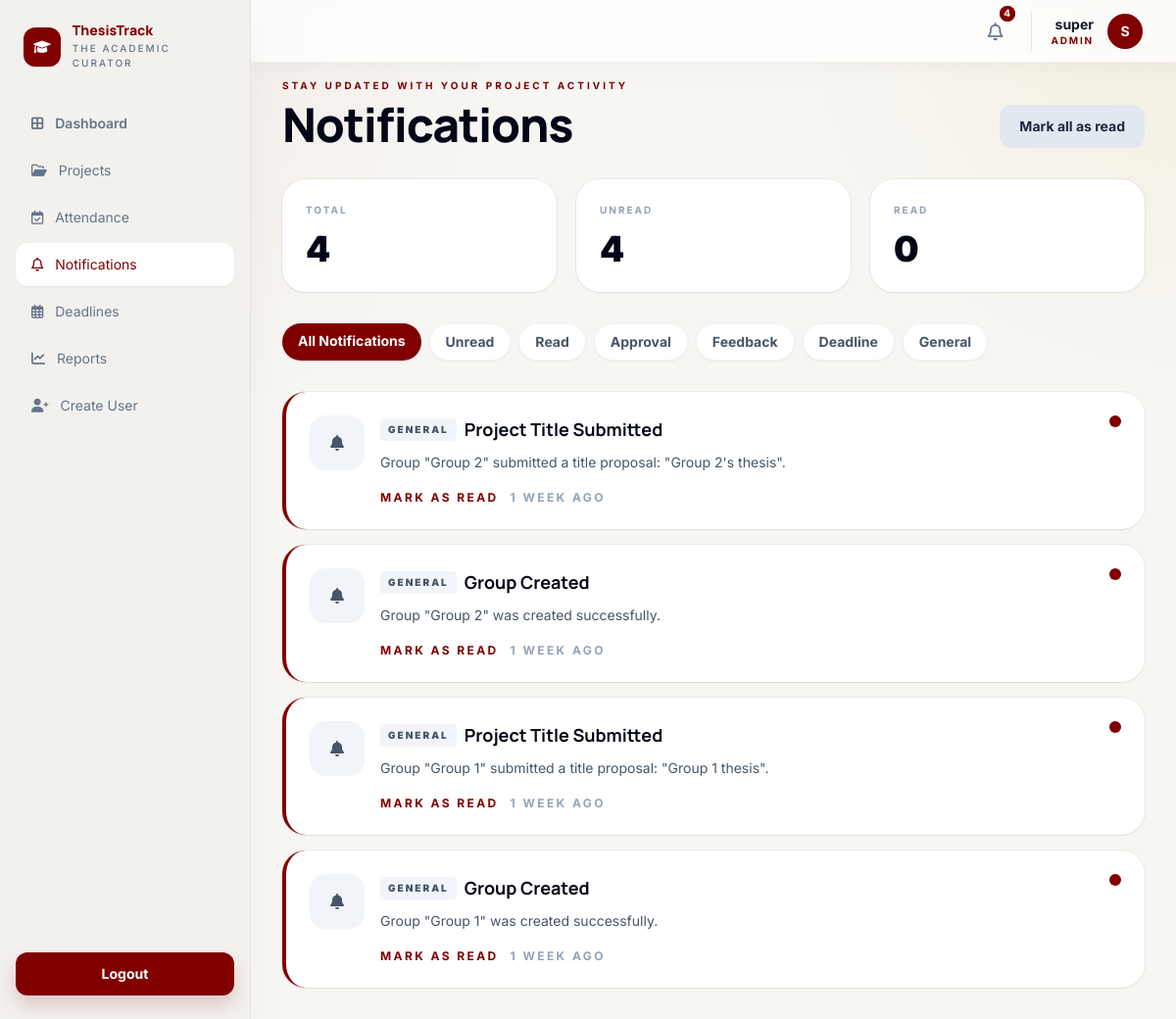
Page /notifications/ (signed in) on the earlier database version.
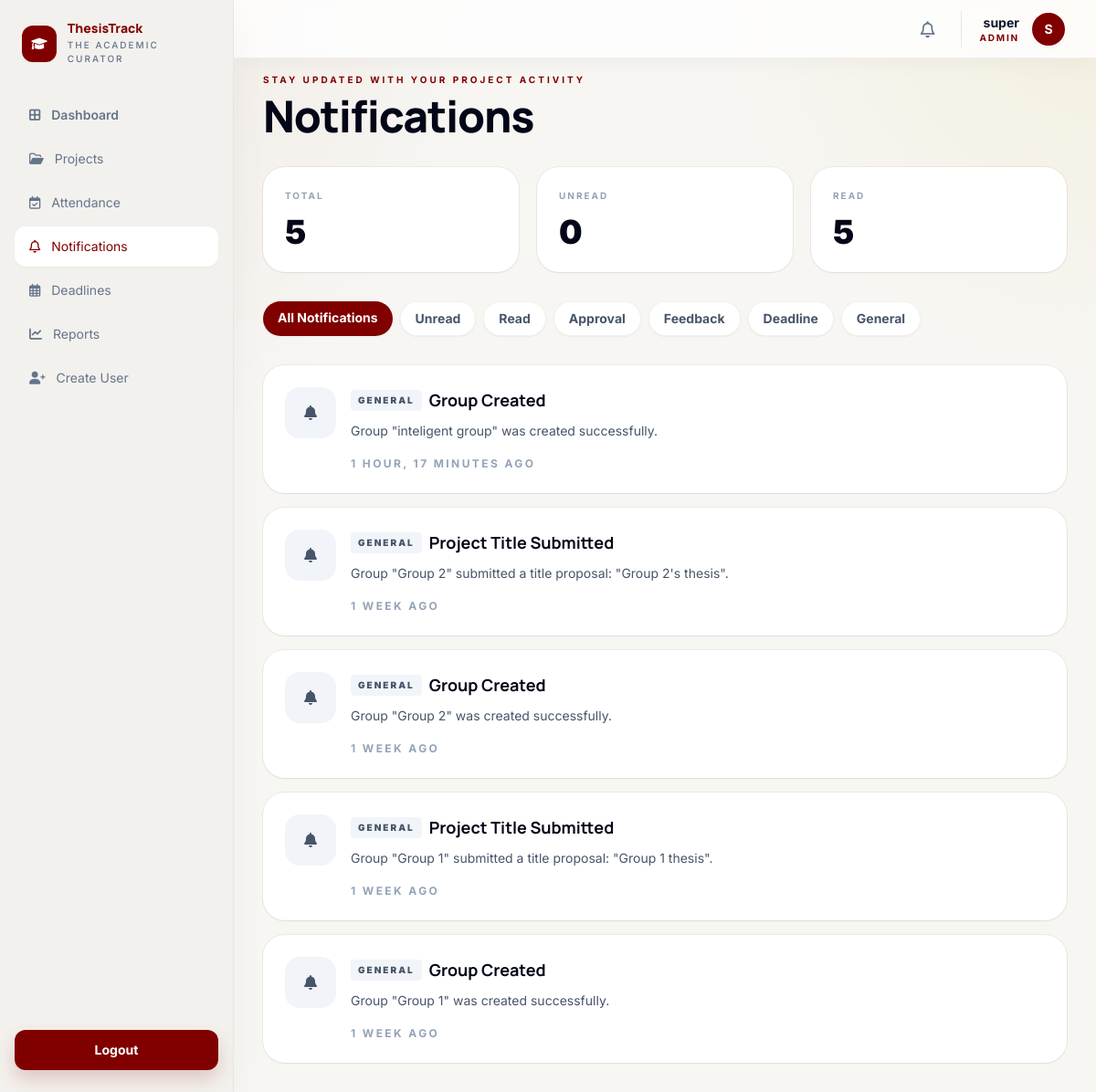
Same page on the later database version.
### accounts/models.py (models this page shows, shortened)
class User(AbstractUser):
	STUDENT = 'STUDENT'
	SUPERVISOR = 'SUPERVISOR'
	ADMIN = 'ADMIN'
	ROLE_CHOICES = [
		(STUDENT, 'Student'),
		(SUPERVISOR, 'Supervisor'),
		(ADMIN, 'Admin'),
	]
	role = models.CharField(max_length=20, choices=ROLE_CHOICES, default=STUDENT)

### notifications/models.py (models this page shows, shortened)
class Notification(models.Model):
    APPROVAL = 'APPROVAL'
    FEEDBACK = 'FEEDBACK'
    DEADLINE = 'DEADLINE'
    GENERAL = 'GENERAL'
    CATEGORY_CHOICES = [
        (APPROVAL, 'Approval'),
        (FEEDBACK, 'Feedback'),
        (DEADLINE, 'Deadline'),
        (GENERAL, 'General'),
    ]
    user = models.ForeignKey(
        settings.AUTH_USER_MODEL,
        on_delete=models.CASCADE,
        related_name='notifications',
    )
    sender = models.ForeignKey(
        settings.AUTH_USER_MODEL,
        on_delete=models.SET_NULL,
        null=True,
        blank=True,
        related_name='sent_notifications'
    )
    title = models.CharField(max_length=120)
    message = models.TextField()
    category = models.CharField(max_length=20, choices=CATEGORY_CHOICES, default=GENERAL)
    is_read = models.BooleanField(default=False)
    created_at = models.DateTimeField(auto_now_add=True)
    class Meta:
        ordering = ['-created_at']

### notifications/views.py (the view)
# urls.py: path('', views.notification_list, name='list'),
@role_required(User.STUDENT, User.SUPERVISOR, User.ADMIN)
def notification_list(request):
    notifications = Notification.objects.filter(user=request.user)
    filter_state = request.GET.get('state', 'all')
    category_filter = request.GET.get('category', 'all')
    if filter_state == 'unread':
        notifications = notifications.filter(is_read=False)
    elif filter_state == 'read':
        notifications = notifications.filter(is_read=True)
    if category_filter != 'all':
        notifications = notifications.filter(category=category_filter)
    notification_total = Notification.objects.filter(user=request.user).count()
    unread_total = Notification.objects.filter(user=request.user, is_read=False).count()
    read_total = notification_total - unread_total
    return render(
        request,
        'notifications/notification_list.html',
        {
            'notifications': notifications,
            'filter_state': filter_state,
            'category_filter': category_filter,
            'filter_categories': Notification.CATEGORY_CHOICES,
            'notification_total': notification_total,
            'unread_total': unread_total,
            'read_total': read_total,
        },
    )

### notifications/templates/notifications/notification_list.html (shortened to what this page needs)
{% extends 'core/base.html' %}
{% block content %}
<div class="mx-auto max-w-6xl space-y-8">
    <section class="flex flex-col gap-5 lg:flex-row lg:items-end lg:justify-between">
        <div>
            <p class="mb-2 text-[10px] font-bold uppercase tracking-[0.3em] text-[#800000]">Stay updated with your project activity</p>
            <h1 class="text-5xl font-black tracking-tight text-slate-950">Notifications</h1>
        </div>
        {% if unread_notifications_count > 0 %}
            <a href="{% url 'notifications:mark-all-read' %}" class="rounded-xl bg-slate-200 px-5 py-3 text-sm font-bold text-slate-800 hover:bg-slate-300">
                Mark all as read
            </a>
        {% endif %}
    </section>
    <section class="grid gap-5 md:grid-cols-3">
        <div class="rounded-3xl bg-white p-6 shadow-sm ring-1 ring-black/5">
            <p class="text-[10px] font-bold uppercase tracking-[0.2em] text-slate-400">Total</p>
            <p class="mt-3 text-4xl font-black text-slate-950">{{ notification_total }}</p>
        </div>
        <div class="rounded-3xl bg-white p-6 shadow-sm ring-1 ring-black/5">
            <p class="text-[10px] font-bold uppercase tracking-[0.2em] text-slate-400">Unread</p>
            <p class="mt-3 text-4xl font-black text-slate-950">{{ unread_total }}</p>
        </div>
        <div class="rounded-3xl bg-white p-6 shadow-sm ring-1 ring-black/5">
            <p class="text-[10px] font-bold uppercase tracking-[0.2em] text-slate-400">Read</p>
            <p class="mt-3 text-4xl font-black text-slate-950">{{ read_total }}</p>
        </div>
    </section>
    <section class="flex flex-wrap gap-2">
        <a href="{% url 'notifications:list' %}" class="rounded-full px-4 py-2 text-sm font-bold shadow-sm {% if filter_state == 'all' and category_filter == 'all' %}bg-[#800000] text-white{% else %}border border-black/5 bg-white text-slate-600{% endif %}">All Notifications</a>
        <a href="{% url 'notifications:list' %}?state=unread{% if category_filter != 'all' %}&category={{ category_filter }}{% endif %}" class="rounded-full px-4 py-2 text-sm font-bold shadow-sm {% if filter_state == 'unread' %}bg-[#800000] text-white{% else %}border border-black/5 bg-white text-slate-600{% endif %}">Unread</a>
        <a href="{% url 'notifications:list' %}?state=read{% if category_filter != 'all' %}&category={{ category_filter }}{% endif %}" class="rounded-full px-4 py-2 text-sm font-bold shadow-sm {% if filter_state == 'read' %}bg-[#800000] text-white{% else %}border border-black/5 bg-white text-slate-600{% endif %}">Read</a>
        {% for value, label in filter_categories %}
            <a href="{% url 'notifications:list' %}?category={{ value }}{% if filter_state != 'all' %}&state={{ filter_state }}{% endif %}" class="rounded-full px-4 py-2 text-sm font-bold shadow-sm {% if category_filter == value %}bg-[#800000] text-white{% else %}border border-black/5 bg-white text-slate-600{% endif %}">{{ label }}</a>
        {% endfor %}
    </section>
    <section class="space-y-4">
        {% for notification in notifications %}
            <article class="relative rounded-3xl bg-white p-6 shadow-sm ring-1 ring-black/5 {% if not notification.is_read %}border-l-4 border-[#800000]{% endif %}">
                <div class="flex flex-col gap-4 lg:flex-row lg:items-start lg:justify-between">
                    <div class="flex items-start gap-4">
                        <div class="flex h-14 w-14 items-center justify-center rounded-2xl {% if notification.category == 'APPROVAL' %}bg-amber-100 text-amber-700{% elif notification.category == 'FEEDBACK' %}bg-sky-100 text-sky-700{% elif notification.category == 'DEADLINE' %}bg-rose-100 text-rose-700{% else %}bg-slate-100 text-slate-600{% endif %}">
                            <i class="fa-solid fa-bell"></i>
                        </div>
                        <div class="max-w-4xl">
                            <div class="flex flex-wrap items-center gap-2">
                                <span class="rounded bg-slate-100 px-2 py-1 text-[10px] font-black uppercase tracking-[0.2em] text-slate-600">{{ notification.get_category_display }}</span>
                                <h2 class="text-lg font-bold text-slate-950">{{ notification.title }}</h2>
                            </div>
                            <p class="mt-2 text-sm leading-6 text-slate-600">{{ notification.message }}</p>
                            <div class="mt-4 flex flex-wrap items-center gap-3 text-xs font-bold uppercase tracking-[0.2em]">
                                {% if not notification.is_read %}
                                    <a href="{% url 'notifications:mark-as-read' notification.id %}" class="text-[#800000] hover:underline">Mark as read</a>
                                {% endif %}
                                <span class="text-slate-400">{{ notification.created_at|timesince }} ago</span>
                            </div>
                        </div>
                    </div>
                    <div class="text-right text-xs font-bold uppercase tracking-[0.2em] text-slate-400">
                        {% if not notification.is_read %}
                            <span class="inline-flex h-3 w-3 rounded-full bg-[#800000]"></span>
                        {% endif %}
                    </div>
                </div>
            </article>
        {% empty %}
            <div class="rounded-3xl border border-dashed border-black/10 bg-white p-12 text-center text-slate-500 shadow-sm">
                Your inbox is empty.
            </div>
        {% endfor %}
    </section>
</div>
{% endblock %}

### core/templates/core/base.html (shortened to what this page needs)
<!DOCTYPE html>
<html lang="en">
<head>
    <script src="https://cdn.tailwindcss.com?plugins=forms,container-queries"></script>
    <link rel="stylesheet" href="https://cdnjs.cloudflare.com/ajax/libs/font-awesome/6.0.0/css/all.min.css">
</head>
<body class="text-slate-900 antialiased">
    <div class="min-h-screen">
        {% if user.is_authenticated %}
            {% include 'core/_sidebar.html' %}
            <header class="fixed top-0 right-0 left-64 z-40 h-16 border-b border-black/5 bg-white/80 glass-nav shadow-[0_4px_24px_rgba(26,28,28,0.04)]">
                <div class="h-full px-8 flex items-center justify-between gap-6">
                    <div class="flex items-center gap-5">
                        <details class="relative group">
                            <summary class="relative flex cursor-pointer items-center justify-center rounded-full p-2 text-slate-500 transition-colors hover:bg-slate-100 hover:text-[#800000]">
                                <i class="fa-regular fa-bell text-lg"></i>
                                {% if unread_notifications_count > 0 %}
                                    <span class="absolute -top-1 -right-1 flex h-4 w-4">
                                        <span class="relative inline-flex h-4 w-4 items-center justify-center rounded-full bg-[#800000] text-[10px] font-bold text-white">
                                            {{ unread_notifications_count }}
                                        </span>
                                    </span>
                                {% endif %}
                            </summary>
                        </details>
                        <div class="flex items-center gap-3 border-l border-slate-200 pl-5">
                            <div class="text-right leading-tight">
                                <p class="text-sm font-bold text-slate-900">{{ user.get_full_name|default:user.username }}</p>
                                <p class="text-[10px] font-bold uppercase tracking-[0.18em] text-[#800000]">{{ user.role }}</p>
                            </div>
                            <div class="flex h-10 w-10 items-center justify-center rounded-full border-2 border-white bg-[#800000] text-sm font-bold text-white shadow-sm">
                                {{ user.username|first|upper }}
                            </div>
                        </div>
                    </div>
                </div>
            </header>
        {% endif %}
        <main class="{% if user.is_authenticated %}ml-64 min-h-screen pt-20 px-8 pb-8{% else %}min-h-screen{% endif %}">
            {% block content %}{% endblock %}
        </main>
    </div>
</body>
</html>

### core/templates/core/_sidebar.html (shortened to what this page needs)
<aside class="fixed left-0 top-0 z-50 flex h-full w-64 flex-col border-r border-black/5 bg-[#f3f1ed] px-4 py-6 shadow-[0_12px_40px_rgba(26,28,28,0.04)]">
    {% with current_url_name=request.resolver_match.url_name|default:'' %}
    <div class="mb-8 px-2">
        <div class="flex items-center gap-3">
            <div class="flex h-10 w-10 items-center justify-center rounded-xl bg-[#800000] text-white shadow-sm">
                <i class="fa-solid fa-graduation-cap text-sm"></i>
            </div>
            <div>
                <h1 class="text-sm font-black leading-none text-[#800000]">ThesisTrack</h1>
                <p class="mt-1 text-[10px] font-medium uppercase tracking-[0.2em] text-slate-500">The Academic Curator</p>
            </div>
        </div>
    </div>
    <nav class="flex-1 space-y-1">
        <a href="{% url 'dashboard:home' %}" class="nav-link flex items-center gap-3 rounded-xl px-4 py-3 font-semibold {% if current_url_name == 'home' %}bg-white text-[#800000] shadow-sm{% else %}text-slate-500 hover:bg-white hover:text-[#800000]{% endif %}">
            <i class="fa-solid fa-border-all text-sm"></i>
            <span class="text-sm">Dashboard</span>
        </a>
        {% if user.role == 'SUPERVISOR' %}
            <a href="{% url 'projects:supervisor-project-list' %}" class="nav-link flex items-center gap-3 rounded-xl px-4 py-3 {% if current_url_name == 'supervisor-project-list' or current_url_name == 'supervisor-project-detail' %}bg-white text-[#800000] shadow-sm{% else %}text-slate-500 hover:bg-white hover:text-[#800000]{% endif %}">
                <i class="fa-regular fa-folder-open text-sm"></i>
                <span class="text-sm">Assigned Projects</span>
            </a>
            <a href="{% url 'attendance:supervisor_attendance_dashboard' %}" class="nav-link flex items-center gap-3 rounded-xl px-4 py-3 {% if current_url_name == 'supervisor_attendance_dashboard' %}bg-white text-[#800000] shadow-sm{% else %}text-slate-500 hover:bg-white hover:text-[#800000]{% endif %}">
                <i class="fa-regular fa-calendar-check text-sm"></i>
                <span class="text-sm">Attendance</span>
            </a>
        {% elif user.role == 'ADMIN' or user.is_superuser %}
            <a href="{% url 'projects:project-list' %}" class="nav-link flex items-center gap-3 rounded-xl px-4 py-3 {% if current_url_name == 'project-list' %}bg-white text-[#800000] shadow-sm{% else %}text-slate-500 hover:bg-white hover:text-[#800000]{% endif %}">
                <i class="fa-regular fa-folder-open text-sm"></i>
                <span class="text-sm">Projects</span>
            </a>
            <a href="{% url 'attendance:admin_attendance_dashboard' %}" class="nav-link flex items-center gap-3 rounded-xl px-4 py-3 {% if current_url_name == 'admin_attendance_dashboard' %}bg-white text-[#800000] shadow-sm{% else %}text-slate-500 hover:bg-white hover:text-[#800000]{% endif %}">
                <i class="fa-regular fa-calendar-check text-sm"></i>
                <span class="text-sm">Attendance</span>
            </a>
        {% endif %}
        <a href="{% url 'notifications:list' %}" class="nav-link flex items-center gap-3 rounded-xl px-4 py-3 {% if current_url_name == 'list' %}bg-white text-[#800000] shadow-sm{% else %}text-slate-500 hover:bg-white hover:text-[#800000]{% endif %}">
            <i class="fa-regular fa-bell text-sm"></i>
            <span class="text-sm">Notifications</span>
        </a>
        <a href="{% url 'dashboard:deadlines-calendar' %}" class="nav-link flex items-center gap-3 rounded-xl px-4 py-3 {% if current_url_name == 'deadlines-calendar' %}bg-white text-[#800000] shadow-sm{% else %}text-slate-500 hover:bg-white hover:text-[#800000]{% endif %}">
            <i class="fa-regular fa-calendar-days text-sm"></i>
            <span class="text-sm">Deadlines</span>
        </a>
        {% if user.role == 'ADMIN' or user.is_superuser %}
            <a href="{% url 'dashboard:admin-reports-home' %}" class="nav-link flex items-center gap-3 rounded-xl px-4 py-3 {% if current_url_name == 'admin-reports-home' or 'admin-report' in current_url_name %}bg-white text-[#800000] shadow-sm{% else %}text-slate-500 hover:bg-white hover:text-[#800000]{% endif %}">
                <i class="fa-solid fa-chart-line text-sm"></i>
                <span class="text-sm">Reports</span>
            </a>
            <a href="{% url 'accounts:create-user' %}" class="nav-link flex items-center gap-3 rounded-xl px-4 py-3 {% if current_url_name == 'create-user' %}bg-white text-[#800000] shadow-sm{% else %}text-slate-500 hover:bg-white hover:text-[#800000]{% endif %}">
                <i class="fa-solid fa-user-plus text-sm"></i>
                <span class="text-sm">Create User</span>
            </a>
        {% endif %}
    </nav>
    <div class="mt-auto space-y-4 pt-4">
        <form action="{% url 'accounts:logout' %}" method="post">
            <button type="submit" class="w-full rounded-xl bg-[#800000] px-4 py-3 text-sm font-bold text-white shadow-[0_10px_20px_rgba(128,0,0,0.18)] transition-transform hover:-translate-y-0.5">
                Logout
            </button>
        </form>
    </div>
    {% endwith %}
</aside>

Differences in the rows shown:
added Notification: category "GENERAL", title "Group Created", message "Group \"inteligent group\" was created successfully.", created_at "1 HOUR, 17 MINUTES"
changed Notification "Group \"Group 2\" submitted a title proposal: \"Group 2's thesis\".": no longer shows "MARK AS READ"
changed Notification "Group \"Group 2\" was created successfully.": no longer shows "MARK AS READ"
changed Notification "Group \"Group 1\" submitted a title proposal: \"Group 1 thesis\".": no longer shows "MARK AS READ"
changed Notification "Group \"Group 1\" was created successfully.": no longer shows "MARK AS READ"
Other differences:
{{ notification_total }}: "4" → "5"
{{ unread_total }}: "4" → "0"
{{ read_total }}: "0" → "5"
{{ unread_notifications_count }}: "4" → (not shown)
text no longer shown: "Mark all as read"
